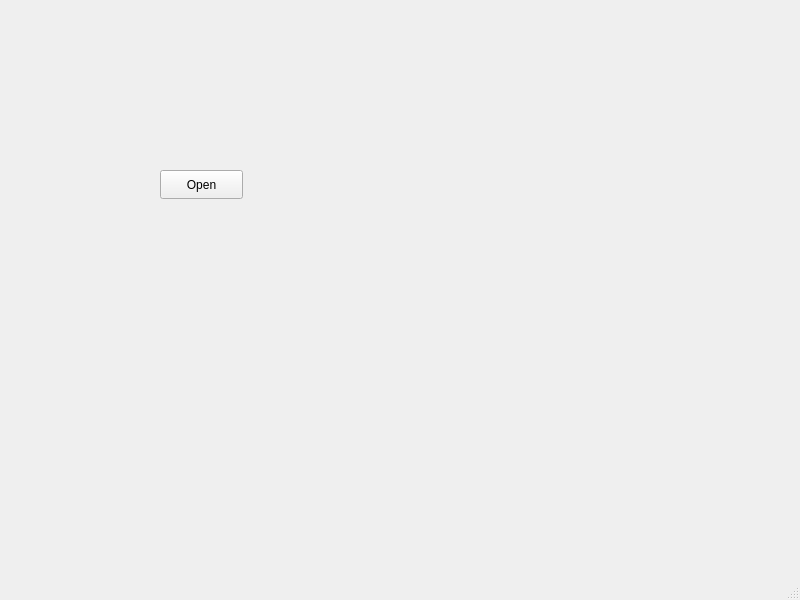
<?xml version="1.0" encoding="UTF-8"?>
<ui version="4.0">
 <class>MainWindow</class>
 <widget class="QMainWindow" name="MainWindow">
  <property name="geometry">
   <rect>
    <x>0</x>
    <y>0</y>
    <width>800</width>
    <height>600</height>
   </rect>
  </property>
  <property name="windowTitle">
   <string>MainWindow</string>
  </property>
  <widget class="QWidget" name="centralwidget">
   <widget class="QPushButton" name="pushButton">
    <property name="geometry">
     <rect>
      <x>160</x>
      <y>170</y>
      <width>83</width>
      <height>29</height>
     </rect>
    </property>
    <property name="text">
     <string>Open</string>
    </property>
   </widget>
  </widget>
  <widget class="QMenuBar" name="menubar">
   <property name="geometry">
    <rect>
     <x>0</x>
     <y>0</y>
     <width>800</width>
     <height>21</height>
    </rect>
   </property>
  </widget>
  <widget class="QStatusBar" name="statusbar"/>
 </widget>
 <resources/>
 <connections/>
</ui>
